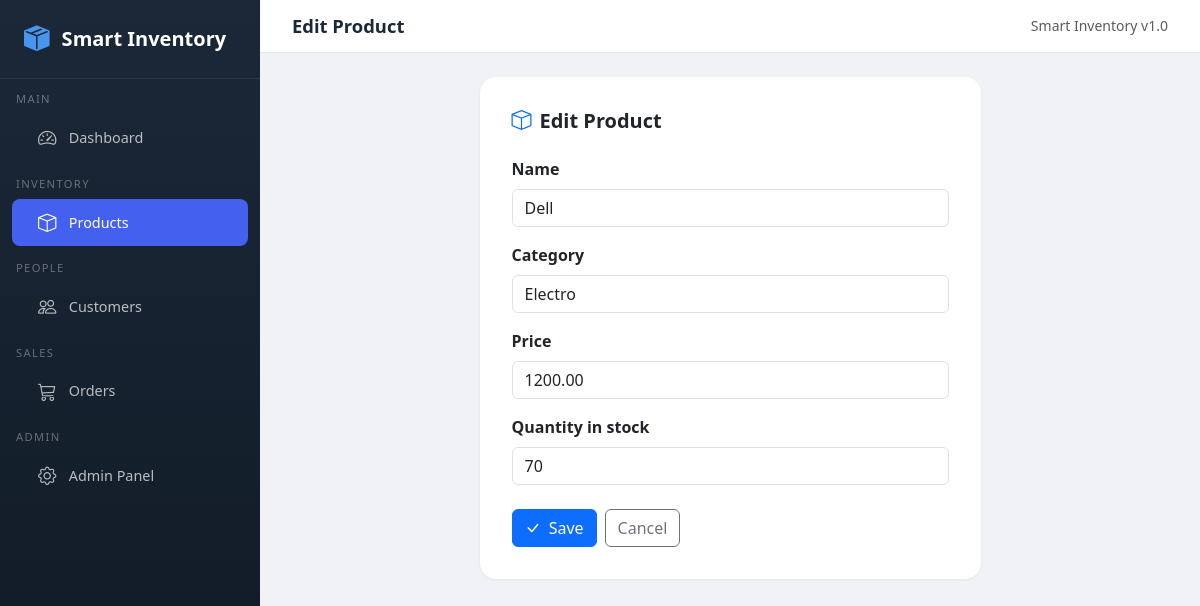
Screenshot of /products/1/edit/ with the database file from the repository.
### inventory/models.py (models this page shows, shortened)
class Product(models.Model):
    name = models.CharField(max_length=200)
    category = models.CharField(max_length=100)
    price = models.DecimalField(
        max_digits=10, decimal_places=2,
        validators=[MinValueValidator(0)],
    )
    quantity_in_stock = models.PositiveIntegerField(default=0)
    created_at = models.DateTimeField(auto_now_add=True)
    updated_at = models.DateTimeField(auto_now=True)
    class Meta:
        db_table = "products"
        ordering = ["name"]

### inventory/views.py (the view)
# urls.py: path("products/<int:pk>/edit/", views.product_update, name="product_update"),
def product_update(request, pk):
    product = get_object_or_404(Product, pk=pk)
    if request.method == "POST":
        form = ProductForm(request.POST, instance=product)
        if form.is_valid():
            form.save()
            messages.success(request, "Product updated successfully.")
            return redirect("product_list")
    else:
        form = ProductForm(instance=product)
    return render(request, "inventory/product_form.html", {"form": form, "title": "Edit Product"})

### inventory/forms.py (shortened to what this page needs)
class ProductForm(forms.ModelForm):
    class Meta:
        model = Product
        fields = ["name", "category", "price", "quantity_in_stock"]
        widgets = {
            "name": forms.TextInput(attrs={
                "class": "form-control", "placeholder": "Product name",
            }),
            "category": forms.TextInput(attrs={
                "class": "form-control", "placeholder": "Category",
            }),
            "price": forms.NumberInput(attrs={
                "class": "form-control", "step": "0.01", "min": "0",
            }),
            "quantity_in_stock": forms.NumberInput(attrs={
                "class": "form-control", "min": "0",
            }),
        }

### templates/inventory/product_form.html (shortened to what this page needs)
{% extends "base.html" %}
{% block page_title %}{{ title }}{% endblock %}
{% block content %}
<div class="content-section">
    <div class="row justify-content-center">
        <div class="col-lg-7">
            <div class="form-card">
                <h5 class="fw-bold mb-4"><i class="bi bi-box me-2 text-primary"></i>{{ title }}</h5>
                <form method="post" novalidate>
                    {% for field in form %}
                    <div class="mb-3">
                        <label for="{{ field.id_for_label }}" class="form-label fw-semibold">{{ field.label }}</label>
                        {{ field }}
                    </div>
                    {% endfor %}
                    <div class="d-flex gap-2 mt-4">
                        <button class="btn btn-primary" type="submit">
                            <i class="bi bi-check-lg me-1"></i> Save
                        </button>
                        <a href="{% url 'product_list' %}" class="btn btn-outline-secondary">Cancel</a>
                    </div>
                </form>
            </div>
        </div>
    </div>
</div>
{% endblock %}

### templates/base.html (style rules this page uses)
:root { --si-primary: #4361ee; --si-secondary: #3f37c9; --si-accent: #4895ef; --si-success: #06d6a0; --si-warning: #ffd166; --si-danger: #ef476f; --si-dark: #1b2838; --si-sidebar-width: 260px; }
body { font-family: 'Segoe UI', system-ui, -apple-system, sans-serif; background: #f0f2f5; min-height: 100vh; }
.content-section { padding: 1.5rem 2rem; }
.form-card { background: #fff; border-radius: 1rem; padding: 2rem; box-shadow: 0 1px 3px rgba(0,0,0,.06); }

### rows the page displays
Product: form "Dell" "Electro" "1200.00" "70"

### other values shown
{{ title }} "Edit Product"
{{ field.label }} "Name" "Category" "Price" "Quantity in stock"
